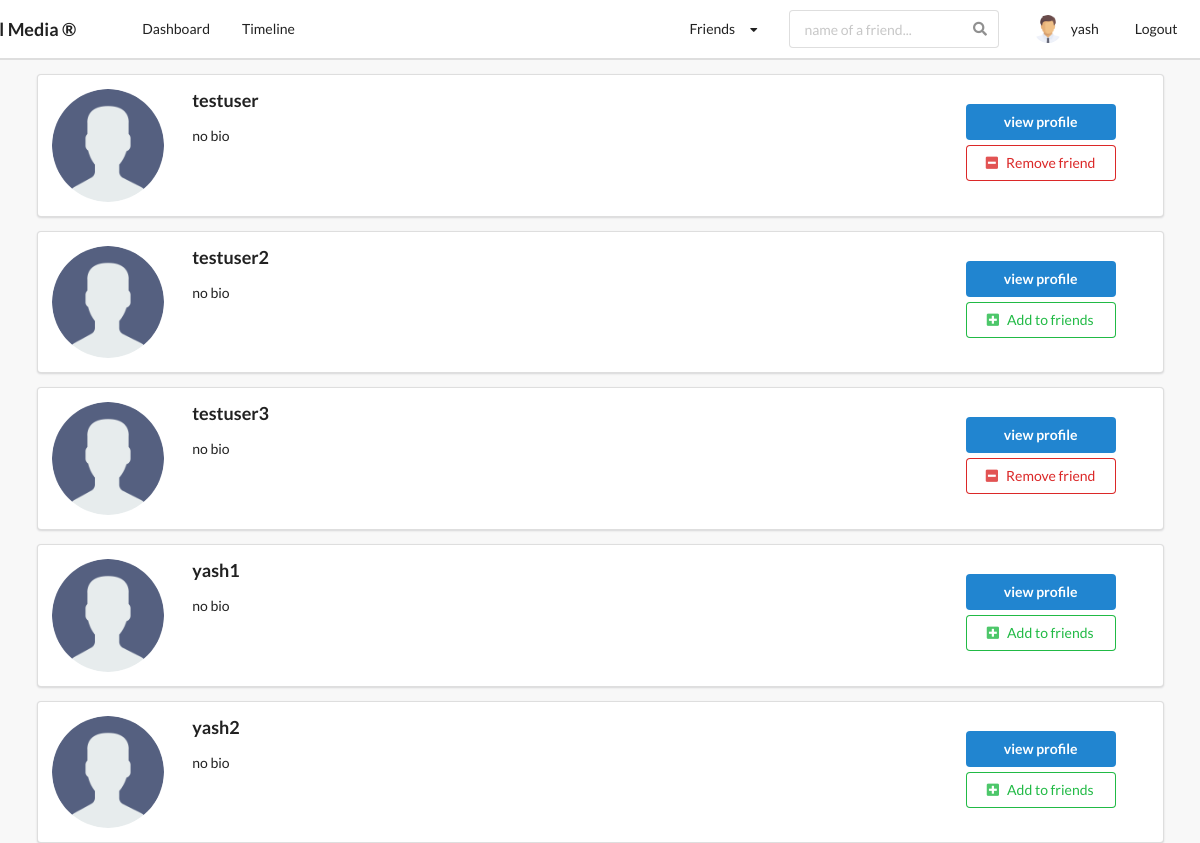
Page /profiles/ (signed in) on the committed database.
### profiles/models.py (models this page shows, shortened)
class Profile(models.Model):
    first_name = models.CharField(max_length = 200, blank = True)
    last_name = models.CharField(max_length = 200, blank = True)
    user = models.OneToOneField(settings.AUTH_USER_MODEL,on_delete=models.CASCADE)
    bio = models.TextField(default = "no bio", max_length=300, blank = True)
    email = models.EmailField(max_length = 200,blank = True)
    country = models.CharField(choices = COUNTRY_CHOICES, max_length = 100,blank = True)
    avatar = models.ImageField(default = "avatar.png", upload_to = 'avatars/')
    friends = models.ManyToManyField(settings.AUTH_USER_MODEL, blank = True, related_name='friends')
    slug = models.SlugField(unique = True, blank = True)
    updated = models.DateTimeField(auto_now=True)
    created =  models.DateTimeField(auto_now_add=True)
    objects = ProfileManager()
    __initial_first_name = None
    __initial_last_name = None
    def __init__(self,*args, **kwargs):
        super().__init__(*args, **kwargs)
        self.__initial_first_name = self.first_name
        self.__initial_last_name = self.last_name
    def get_absolute_url(self):
        return reverse("profiles:profiles_detail_view", kwargs={"slug":self.slug})
    def get_friends_no(self):
        return self.friends.all().count()

### profiles/views.py (the view)
# urls.py: path('', ProfileListView.as_view(), name='all_profiles_view'),
class ProfileListView(LoginRequiredMixin, ListView):
    model = Profile
    template_name = 'profiles/profile_list.html'
    context_object_name = "qs"                        #this refers to the context
    def get_queryset(self):
        qs = Profile.objects.get_all_profiles(self.request.user)
        return qs
    def get_context_data(self, **kwargs):
        context = super().get_context_data(**kwargs)
        user = User.objects.get(username__iexact=self.request.user)
        profile = Profile.objects.get(user=user)
        context["profile"] = profile
        rel_r = Relationship.objects.filter(sender=profile)    #it store relationship we send to other user
        rel_s = Relationship.objects.filter(receiver=profile)  #it store relationship send by other user to our profile
        rel_receiver = []
        rel_sender = []
        for item in rel_r:
            rel_receiver.append(item.receiver.user)
        for item in rel_s:
            rel_sender.append(item.sender.user)
        context["rel_receiver"] = rel_receiver
        context["rel_sender"] = rel_sender
        context["is_empty"] = False
        if len(self.get_queryset()) == 0:
            context["is_empty"] = True
        return context

### profiles/context_processors.py (called while the page is built)
def profile_dp(request):
    if request.user.is_authenticated:
        profile_obj = Profile.objects.get(user=request.user)
        pic = profile_obj.avatar
        return {'picture':pic}
    return {}

def invitation_received_no(request):
    if request.user.is_authenticated:
        profile_obj = Profile.objects.get(user=request.user)
        qs_count = Relationship.objects.invitations_received(profile_obj).count()
        return {'invites_no':qs_count}
    return {}

def friends_no(request):
    if request.user.is_authenticated:
        profile_obj = Profile.objects.get(user=request.user)
        count = profile_obj.get_friends_no()
        return {'friend_count':count}
    return {}

### profiles/models.py (called while the page is built)
    def get_all_profiles(self, me):
        profiles = Profile.objects.all().exclude(user = me)
        return profiles

    def invitations_received(self,receiver):
        qs = Relationship.objects.filter(receiver=receiver, status='send')
        return qs

### profiles/templates/profiles/profile_list.html (shortened to what this page needs)
{% extends 'base.html' %}
{% block content %}
    {% for obj in qs %}
        <div class="ui segment">
            <div class="ui grid">
                <div class="row">
                    <div class="two wide column">
                        <img class="ui small circular image" src="{{obj.avatar.url}}">
                    </div>
                    <div class="eleven wide column">
                        <h3>{{obj.user}}</h3>
                        <p>{{obj.bio}}</p>
                    </div>
                    <div class="three wide column" style="margin-top:15px;">
                        <a href="{{obj.get_absolute_url}}">
                            <button class="ui primary button" style="margin-bottom:5px; width: 150px">
                                view profile
                            </button>
                        </a>
                        {% if obj.user not in rel_receiver and obj.user not in rel_sender %}
                            <form action="{% url 'profiles:send_invite' %}" method="POST">
                                <button type="submit" class="ui positive basic button" style="width:150px;"><i class="plus square icon"></i>Add to friends</button>
                            </form>
                        {% endif %}
                        <br>
                        {% if request.user in obj.friends.all %}
                            <form action="{% url 'profiles:remove_friend' %}" method="POST">
                                <button type="submit" class="ui negative basic button"><i class="minus square icon"></i>Remove friend</button>
                            </form>
                        {% endif %}
                    </div>
                </div>
            </div>
        </div>
    {% endfor %}
{% endblock content %}

### templates/main/navbar.html (shortened to what this page needs)
{% url 'posts:main_post_view' as path_to_posts %}
{% url 'profiles:my_profile_view' as path_to_my_profile %}
{% url 'profiles:users_posts' as path_to_timeline %}
{% url 'logout_view' as path_to_logout %}
{% url 'login_view' as path_to_login %}
<div class="ui secondary pointing menu nav" style="height:60px; position:sticky; top:0; z-index:1; background-color: white;">
    <div class="ui container">
        <h3 style="margin-left:-80px; padding-right:50px; padding-top: 8px;">Social Media &reg;</h3>
        <a href="{{path_to_posts}}" class="{% if request.path == path_to_posts %}active{% endif %} item">
            Dashboard
        </a>
        {% if request.user.is_authenticated %}
        <a href="{{path_to_timeline}}" class="{% if request.path == path_to_timeline %}active{% endif %} item">
            Timeline
        </a>
        {% endif %}
        <div class="right menu">
            {% if request.user.is_authenticated %}
                <div class="item">
                    <div class="ui dropdown"> Friends
                        <i class="ui dropdown icon"></i>
                    </div>
                </div>
                <div class="item" style="padding-bottom:0px; padding-right:30px;">
                    <form action="" method="GET">
                        <div class="ui icon input" style="">
                            <input class="prompt transparent" type="text" name='q' placeholder="name of a friend...">
                        </div>
                    </form>
                </div>
                <a style="padding:5px; padding-right:20px" href="{{path_to_my_profile}}" class="{% if request.path == path_to_my_profile %}active{% endif %} item" style="margin-top:10px;">
                    <img src={{picture.url}} class="ui avatar image">&nbsp;
                    {{request.user}}
                </a>
                <a style="margin-right:-30px" href="{{path_to_logout}}" class="ui item">Logout</a>
            {% else %}
                <a href="{{path_to_login}}" class="ui item">
                  Login
                </a>
            {% endif %}
        </div>
    </div>
</div>

### static_project/style.css (style rules this page uses)
body { background-color: #f8f8f8 !important; }
.nav { border-radius: 0px !important; padding: 10px 0 10px 0 !important; background-color: black; }

### rows in the picture
Profile: avatar (placeholder picture), user "testuser", bio "no bio"
Profile: avatar (placeholder picture), user "testuser2", bio "no bio"
Profile: avatar (placeholder picture), user "testuser3", bio "no bio"
Profile: avatar (placeholder picture), user "yash1", bio "no bio"
Profile: avatar (placeholder picture), user "yash2", bio "no bio"

### other values in the picture
{{ request.user }} "yash"
